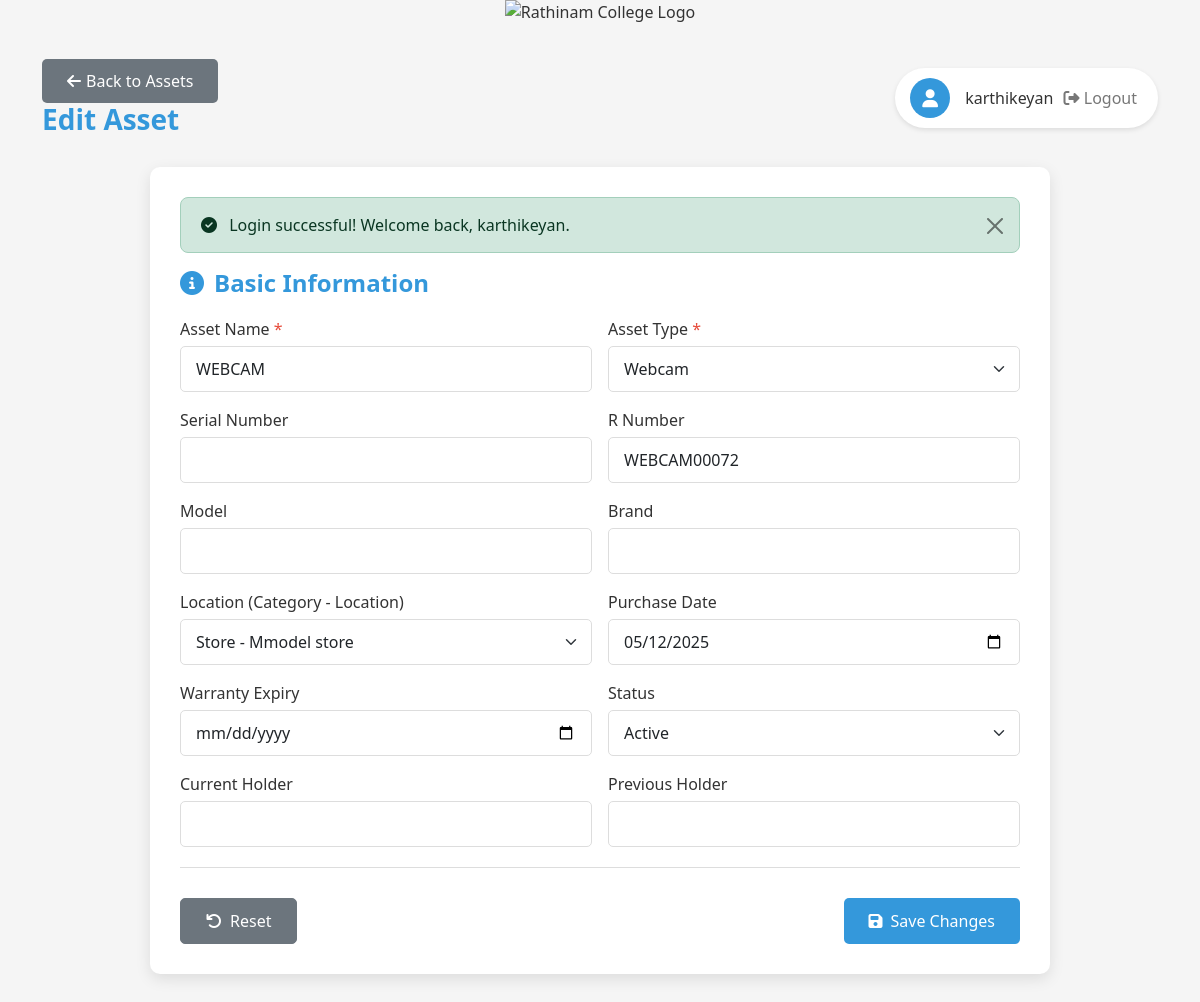
/edit_ast.php?id=490 (signed in), run on the app's committed database.
### tables this page shows
CREATE TABLE `employee` (
  `emp_id` int(11) NOT NULL,
  `emp_code` varchar(20) DEFAULT NULL,
  `emp_name` varchar(100) DEFAULT NULL,
  `email` varchar(100) DEFAULT NULL,
  `password` varchar(255) DEFAULT NULL,
  `designation` enum('Lead','Sr SA','SA','IT_Admin','Lab_incharge','HOD','FI','User') DEFAULT NULL,
  `department` varchar(100) DEFAULT NULL,
  `status` enum('Active','Inactive') DEFAULT 'Active'
);

CREATE TABLE `asset` (
  `asset_id` int(11) NOT NULL,
  `asset_name` varchar(100) DEFAULT NULL,
  `serial_no` varchar(255) DEFAULT NULL,
  `r_no` varchar(255) DEFAULT NULL,
  `model` varchar(100) DEFAULT NULL,
  `brand` varchar(100) DEFAULT NULL,
  `type_id` int(11) DEFAULT NULL,
  `location_id` int(11) DEFAULT NULL,
  `processor` varchar(100) DEFAULT NULL,
  `processor_version` varchar(100) DEFAULT NULL,
  `ram_type` enum('DDR2','DDR3','DDR4') DEFAULT NULL,
  `ram_frequency` varchar(50) DEFAULT NULL,
  `ram_size` varchar(50) DEFAULT NULL,
  `graphics_card_available` enum('Yes','No') DEFAULT 'No',
  `graphics_card_brand` varchar(100) DEFAULT NULL,
  `graphics_card_model` varchar(100) DEFAULT NULL,
  `graphics_card_size` varchar(50) DEFAULT NULL,
  `storage_type` enum('SSD','HDD','Both') DEFAULT NULL,
  `storage_count` int(11) DEFAULT NULL,
  `purchase_date` date DEFAULT NULL,
  `warranty_expiry` date DEFAULT NULL,
  `status` enum('active','service','scrapped') DEFAULT 'active',
  `current_holder` int(11) DEFAULT NULL,
  `previous_holder` int(11) DEFAULT NULL,
  `lan_status` enum('Working','Not working') DEFAULT NULL COMMENT 'LAN connectivity status for lab assets',
  `projector_type` enum('Short Throw','Standard','Long Throw','Ultra Short Throw') DEFAULT NULL,
  `has_speaker` enum('Yes','No') DEFAULT NULL,
  `lumens` varchar(20) DEFAULT NULL,
  `resolution` varchar(20) DEFAULT NULL,
  `mount_type` enum('Short Throw','Long Throw') DEFAULT NULL,
  `logic_box_status` enum('Yes','No','Replaced','New logic box installed') DEFAULT NULL,
  `cable_type` enum('HDMI','VGA','Printer Cable','VGA CABLE','VGACABLE','VJA') DEFAULT NULL,
  `screen_type` varchar(50) DEFAULT NULL,
  `os_type` varchar(100) DEFAULT NULL,
  `os` varchar(100) DEFAULT NULL,
  `projector_remarks` text DEFAULT NULL,
  `updated_at` timestamp NOT NULL DEFAULT current_timestamp() ON UPDATE current_timestamp(),
  `printer_type` varchar(255) DEFAULT NULL,
  `connectivity` varchar(255) DEFAULT NULL,
  `paper_size` varchar(255) DEFAULT NULL
);

CREATE TABLE `asset_type` (
  `type_id` int(11) NOT NULL,
  `type_name` varchar(50) DEFAULT NULL
);

CREATE TABLE `location` (
  `location_id` int(11) NOT NULL,
  `location_name` varchar(100) DEFAULT NULL,
  `category_id` int(11) DEFAULT NULL
);

CREATE TABLE `asset_category` (
  `category_id` int(11) NOT NULL,
  `category_name` varchar(75) DEFAULT NULL
);

### edit_ast.php (the view, shortened to what this page needs)
<?php
require_once 'config.php';
$currentUserName = "User";
$user_id = $_SESSION['user_id'];
$query = "SELECT emp_name, designation FROM employee WHERE emp_id = ?";
if ($stmt = $conn->prepare($query)) {
    $stmt->bind_param("i", $user_id);
    $stmt->execute();
    $result = $stmt->get_result();
    if ($result->num_rows > 0) {
        $user = $result->fetch_assoc();
        $currentUserName = $user['emp_name'];
    }
}
$asset_types = [];
$type_query = "SELECT type_id, type_name FROM asset_type ORDER BY type_name";
$type_result = $conn->query($type_query);
if ($type_result) {
    $asset_types = $type_result->fetch_all(MYSQLI_ASSOC);
}
$locations = [];
$location_query = "SELECT l.location_id, l.location_name, c.category_name
                   FROM location l
                   LEFT JOIN asset_category c ON l.category_id = c.category_id
                   ORDER BY c.category_name, l.location_name";
$location_result = $conn->query($location_query);
if ($location_result) {
    $locations = $location_result->fetch_all(MYSQLI_ASSOC);
}
$asset_id = isset($_GET['id']) ? intval($_GET['id']) : 0;
$asset = [];
$query = "SELECT * FROM asset WHERE asset_id = ?";
if ($stmt = $conn->prepare($query)) {
    $stmt->bind_param("i", $asset_id);
    $stmt->execute();
    $result = $stmt->get_result();
    $asset = $result->fetch_assoc();
}
?>
<!DOCTYPE html>
<html lang="en">
<head>
    <link href="https://cdn.jsdelivr.net/npm/bootstrap@5.3.0/dist/css/bootstrap.min.css" rel="stylesheet">
    <link rel="stylesheet" href="https://cdnjs.cloudflare.com/ajax/libs/font-awesome/6.4.0/css/all.min.css">
</head>
<body>
    <div class="container">
        <div class="header-container">
            <img src="https://rathinamcollege.ac.in/wp-content/uploads/2022/11/RC-logo.png" alt="Rathinam College Logo" class="college-logo">
        </div>
        <div class="page-header">
            <div>
                <a href="manage_ast.php" class="btn btn-secondary back-btn">
                    <i class="fas fa-arrow-left"></i> Back to Assets
                </a>
                <h1 class="page-title">Edit Asset</h1>
            </div>
            <div class="user-info">
                <div class="user-icon">
                    <i class="fas fa-user"></i>
                </div>
                <div>
                    <span><?php echo htmlspecialchars($currentUserName); ?></span>
                    <form action="logout.php" method="post" style="display: inline;">
                        <button type="submit" class="logout-btn">
                            <i class="fas fa-sign-out-alt"></i> Logout
                        </button>
                    </form>
                </div>
            </div>
        </div>
        <div class="form-container">
            <?php if (isset($_SESSION['success_message'])): ?>
                <div class="alert alert-success alert-dismissible fade show">
                    <i class="fas fa-check-circle me-2"></i>
                    <?= htmlspecialchars($_SESSION['success_message']); unset($_SESSION['success_message']); ?>
                    <button type="button" class="btn-close" data-bs-dismiss="alert" aria-label="Close"></button>
                </div>
            <?php endif; ?>
            <form id="assetForm" action="edit_ast.php?id=<?= $asset_id ?>" method="post" enctype="multipart/form-data">
                <div class="form-section">
                    <h4><i class="fas fa-info-circle"></i>Basic Information</h4>
                    <div class="row g-3">
                        <div class="col-md-6">
                            <label for="asset_name" class="form-label required-field">Asset Name</label>
                            <input type="text" class="form-control" id="asset_name" name="asset_name"
                                   value="<?= htmlspecialchars($asset['asset_name'] ?? '') ?>" required>
                        </div>
                        <div class="col-md-6">
                            <label for="type_id" class="form-label required-field">Asset Type</label>
                            <select class="form-select" id="type_id" name="type_id" required>
                                <?php foreach ($asset_types as $type): ?>
                                    <option value="<?= $type['type_id'] ?>"
                                        <?= ($type['type_id'] == $asset['type_id']) ? 'selected' : '' ?>>
                                        <?= htmlspecialchars($type['type_name']) ?>
                                    </option>
                                <?php endforeach; ?>
                            </select>
                        </div>
                        <div class="col-md-6">
                            <label for="serial_no" class="form-label">Serial Number</label>
                            <input type="text" class="form-control" id="serial_no" name="serial_no"
                                   value="<?= htmlspecialchars($asset['serial_no'] ?? '') ?>">
                        </div>
                        <div class="col-md-6">
                            <label for="r_no" class="form-label">R Number</label>
                            <input type="text" class="form-control" id="r_no" name="r_no"
                                   value="<?= htmlspecialchars($asset['r_no'] ?? '') ?>">
                        </div>
                        <div class="col-md-6">
                            <label for="model" class="form-label">Model</label>
                            <input type="text" class="form-control" id="model" name="model"
                                   value="<?= htmlspecialchars($asset['model'] ?? '') ?>">
                        </div>
                        <div class="col-md-6">
                            <label for="brand" class="form-label">Brand</label>
                            <input type="text" class="form-control" id="brand" name="brand"
                                   value="<?= htmlspecialchars($asset['brand'] ?? '') ?>">
                        </div>
                        <div class="col-md-6">
                            <label for="location_id" class="form-label">Location (Category - Location)</label>
                            <select class="form-select" id="location_id" name="location_id">
                                <?php foreach ($locations as $location): ?>
                                    <option value="<?= $location['location_id'] ?>"
                                        <?= ($location['location_id'] == $asset['location_id']) ? 'selected' : '' ?>>
                                        <?= htmlspecialchars(($location['category_name'] ? $location['category_name'] . ' - ' : '') . $location['location_name']) ?>
                                    </option>
                                <?php endforeach; ?>
                            </select>
                        </div>
                        <div class="col-md-6">
                            <label for="purchase_date" class="form-label">Purchase Date</label>
                            <input type="date" class="form-control" id="purchase_date" name="purchase_date"
                                   value="<?= htmlspecialchars($asset['purchase_date'] ?? '') ?>">
                        </div>
                        <div class="col-md-6">
                            <label for="warranty_expiry" class="form-label">Warranty Expiry</label>
                            <input type="date" class="form-control" id="warranty_expiry" name="warranty_expiry"
                                   value="<?= htmlspecialchars($asset['warranty_expiry'] ?? '') ?>">
                        </div>
                        <div class="col-md-6">
                            <label for="status" class="form-label">Status</label>
                            <select class="form-select" id="status" name="status">
                                <option value="active" <?= ($asset['status'] ?? '') === 'active' ? 'selected' : '' ?>>Active</option>
                            </select>
                        </div>
                        <div class="col-md-6">
                            <label for="current_holder" class="form-label">Current Holder</label>
                            <input type="text" class="form-control" id="current_holder" name="current_holder"
                                   value="<?= htmlspecialchars($asset['current_holder'] ?? '') ?>">
                        </div>
                        <div class="col-md-6">
                            <label for="previous_holder" class="form-label">Previous Holder</label>
                            <input type="text" class="form-control" id="previous_holder" name="previous_holder"
                                   value="<?= htmlspecialchars($asset['previous_holder'] ?? '') ?>">
                        </div>
                    </div>
                </div>
                <div class="action-buttons">
                    <button type="reset" class="btn btn-secondary">
                        <i class="fas fa-undo me-2"></i>Reset
                    </button>
                    <button type="submit" class="btn btn-primary">
                        <i class="fas fa-save me-2"></i>Save Changes
                    </button>
                </div>
            </form>
        </div>
    </div>
</body>
</html>

### edit_ast.php (style rules this page uses)
:root { --primary-color: #3498db; --secondary-color: #f8f9fa; --accent-color: #e74c3c; --text-color: #333; --light-text: #777; --border-color: #ddd; }
body { background-color: #f5f5f5; font-family: 'Segoe UI', Tahoma, Geneva, Verdana, sans-serif; color: var(--text-color); }
.header-container { text-align: center; margin-bottom: 20px; }
.college-logo { max-height: 80px; margin-bottom: 15px; }
.form-container { max-width: 900px; margin: 0 auto 30px; padding: 30px; background: white; border-radius: 10px; box-shadow: 0 5px 15px rgba(0,0,0,0.1); }
.form-section { margin-bottom: 30px; padding-bottom: 20px; border-bottom: 1px solid var(--border-color); }
.form-section h4 { color: var(--primary-color); margin-bottom: 20px; font-weight: 600; display: flex; align-items: center; }
.form-section h4 i { margin-right: 10px; }
.required-field::after { content: " *"; color: var(--accent-color); }
.user-info { display: flex; align-items: center; gap: 15px; background: white; padding: 10px 15px; border-radius: 50px; box-shadow: 0 2px 5px rgba(0,0,0,0.1); }
.user-icon { width: 40px; height: 40px; background-color: var(--primary-color); color: white; border-radius: 50%; display: flex; align-items: center; justify-content: center; font-size: 18px; }
.logout-btn { background: none; border: none; color: var(--light-text); cursor: pointer; transition: color 0.3s; }
.page-header { margin-bottom: 30px; display: flex; justify-content: space-between; align-items: center; flex-wrap: wrap; gap: 20px; }
.page-title { font-size: 28px; font-weight: 600; color: var(--primary-color); margin: 0; }
.back-btn { background-color: #6c757d; color: white; border: none; padding: 8px 15px; border-radius: 5px; display: flex; align-items: center; gap: 5px; transition: background-color 0.3s; }
.form-label { font-weight: 500; margin-bottom: 5px; }
.form-control, .form-select { border-radius: 5px; padding: 10px 15px; border: 1px solid var(--border-color); transition: border-color 0.3s, box-shadow 0.3s; }
.btn-primary { background-color: var(--primary-color); border: none; padding: 10px 25px; font-weight: 500; border-radius: 5px; transition: background-color 0.3s; }
.btn-secondary { padding: 10px 25px; font-weight: 500; border-radius: 5px; }
.action-buttons { display: flex; justify-content: space-between; margin-top: 30px; }
.alert { border-radius: 8px; padding: 15px 20px; }

### data on the page
employee: emp_name "karthikeyan"
asset: asset_name "WEBCAM", type_id "Webcam", r_no "WEBCAM00072", location_id "Store - Mmodel store", purchase_date "05/12/2025", status "Active"

### other printed values
$_SESSION['success_message'] "Login successful! Welcome back, karthikeyan."
